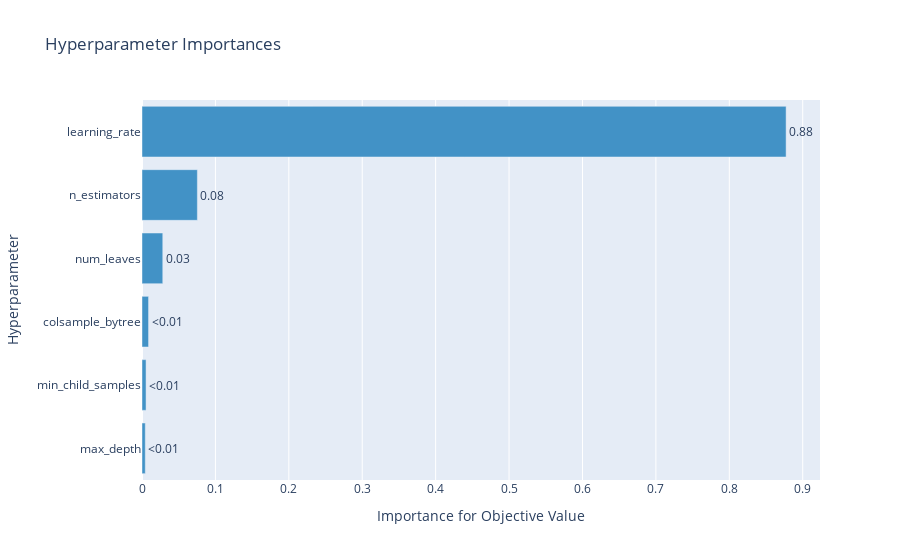

Notebook code for this chart:
### Code cell
# hyper-parameter들의 중요도
optuna.visualization.plot_param_importances(study)

### Figure 1 — Plotly figure (JSON) as saved in the notebook; plotly's stock layout.template omitted (floating-point values rounded to 4 significant figures)
{"data": [{"cliponaxis": false, "hovertemplate": ["max_depth (IntDistribution): 0.004455562255676099<extra></extra>", "min_child_samples (IntDistribution): 0.005514039644949258<extra></extra>", "colsample_bytree (FloatDistribution): 0.008938963188723916<extra></extra>", "num_leaves (CategoricalDistribution): 0.028288194159132807<extra></extra>", "n_estimators (IntDistribution): 0.07542635731660462<extra></extra>", "learning_rate (FloatDistribution): 0.8773768834349134<extra></extra>"], "marker": {"color": "rgb(66,146,198)"}, "orientation": "h", "text": ["<0.01", "<0.01", "<0.01", "0.03", "0.08", "0.88"], "textposition": "outside", "x": [0.004456, 0.005514, 0.008939, 0.02829, 0.07543, 0.8774], "y": ["max_depth", "min_child_samples", "colsample_bytree", "num_leaves", "n_estimators", "learning_rate"], "type": "bar"}], "layout": {"showlegend": false, "title": {"text": "Hyperparameter Importances"}, "xaxis": {"title": {"text": "Importance for Objective Value"}}, "yaxis": {"title": {"text": "Hyperparameter"}}}}
